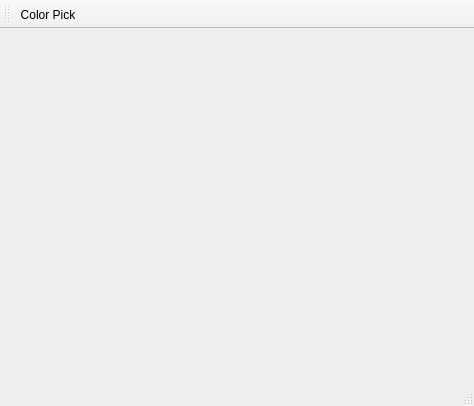
<?xml version="1.0" encoding="UTF-8"?>
<ui version="4.0">
 <class>MainWindow</class>
 <widget class="QMainWindow" name="MainWindow">
  <property name="geometry">
   <rect>
    <x>0</x>
    <y>0</y>
    <width>474</width>
    <height>406</height>
   </rect>
  </property>
  <property name="windowTitle">
   <string>MainWindow</string>
  </property>
  <widget class="QWidget" name="centralWidget"/>
  <widget class="QMenuBar" name="menuBar">
   <property name="geometry">
    <rect>
     <x>0</x>
     <y>0</y>
     <width>474</width>
     <height>27</height>
    </rect>
   </property>
  </widget>
  <widget class="QToolBar" name="mainToolBar">
   <attribute name="toolBarArea">
    <enum>TopToolBarArea</enum>
   </attribute>
   <attribute name="toolBarBreak">
    <bool>false</bool>
   </attribute>
   <addaction name="actionColorPick"/>
  </widget>
  <widget class="QStatusBar" name="statusBar"/>
  <action name="actionColorPick">
   <property name="text">
    <string>Color Pick</string>
   </property>
   <property name="toolTip">
    <string>Choose a color</string>
   </property>
  </action>
 </widget>
 <layoutdefault spacing="6" margin="11"/>
 <resources/>
 <connections>
  <connection>
   <sender>actionColorPick</sender>
   <signal>triggered()</signal>
   <receiver>MainWindow</receiver>
   <slot>colorPickTriggered()</slot>
   <hints>
    <hint type="sourcelabel">
     <x>236</x>
     <y>202</y>
    </hint>
    <hint type="destinationlabel">
     <x>236</x>
     <y>202</y>
    </hint>
   </hints>
  </connection>
 </connections>
 <slots>
  <slot>colorPickTriggered()</slot>
 </slots>
</ui>
